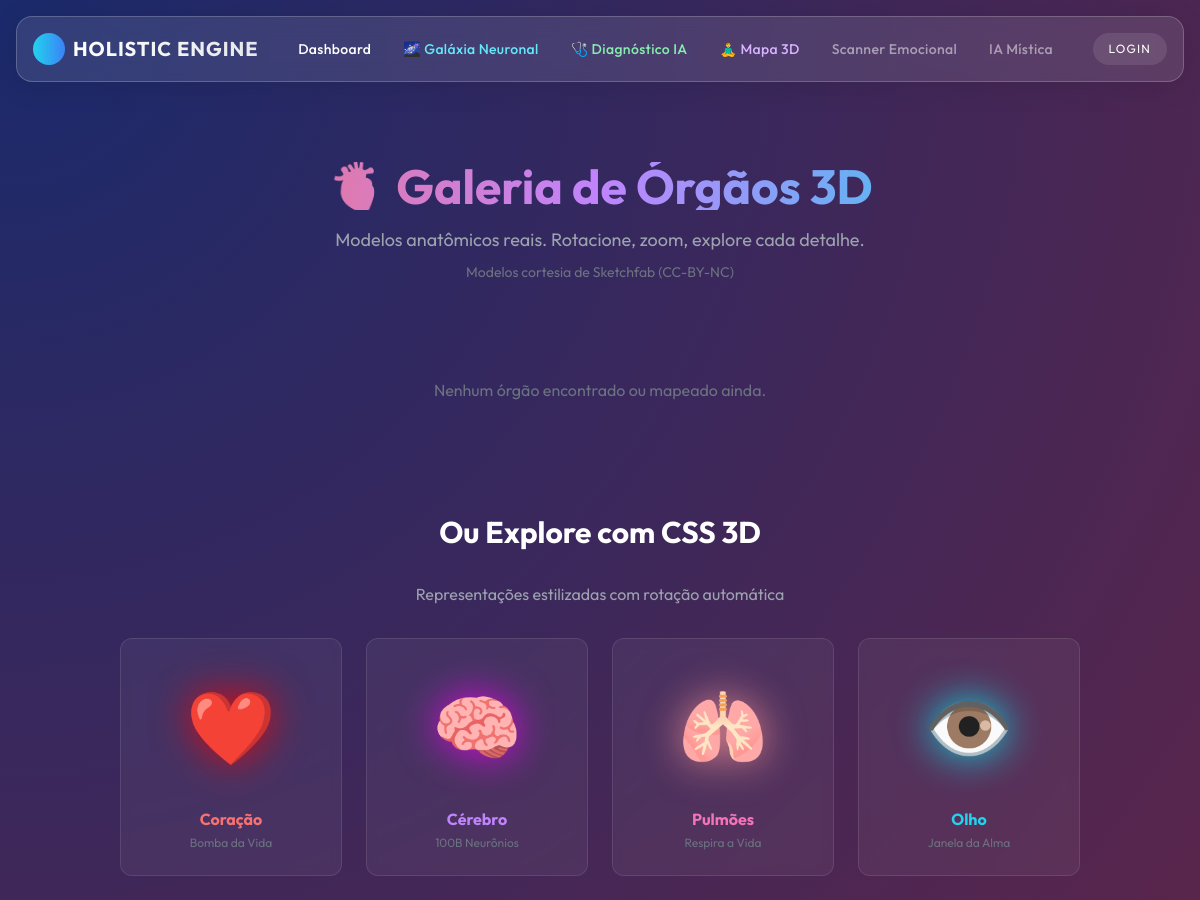
/galeria/ (upper part), run on an earlier commit of the app's database.
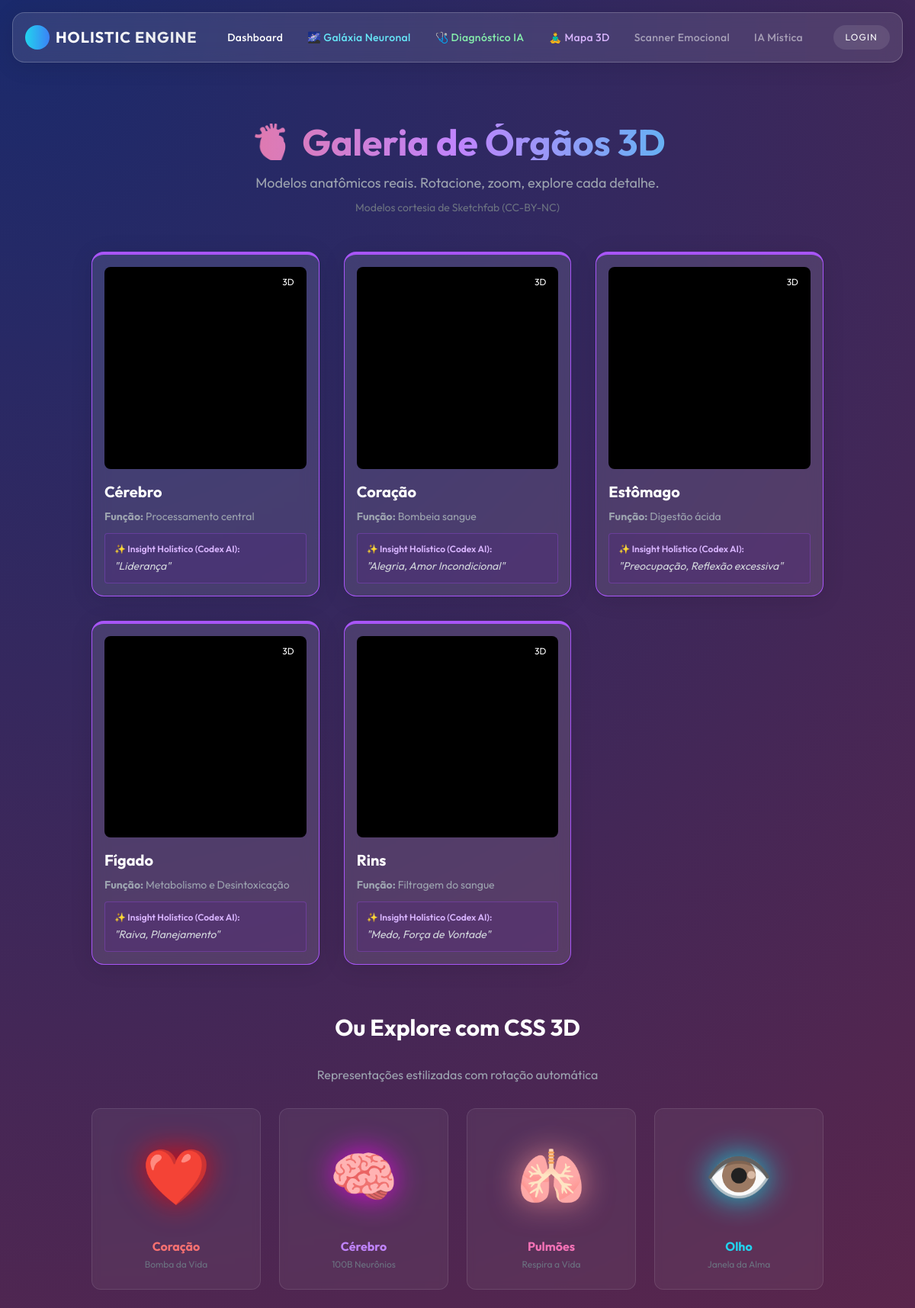
And on a later commit of the database.
### anatomia/models.py (models this page shows, shortened)
class Orgao(EntidadeHolisticaMixin):
    nome = models.CharField(max_length=100)
    sistema = models.ForeignKey(SistemaCorporal, on_delete=models.CASCADE, related_name='orgaos')
    funcao_biologica = models.TextField()
    origem = models.CharField(max_length=200, blank=True, help_text="Ex: Clavícula (Anatomia Muscular)")
    insercao = models.CharField(max_length=200, blank=True, help_text="Ex: Úmero")
    inervacao = models.CharField(max_length=200, blank=True, help_text="Ex: Nervo Axilar")
    vascularizacao = models.CharField(max_length=200, blank=True, help_text="Ex: Artérias Circunflexas")
    elemento_mtc = models.CharField(max_length=50, choices=[('FOGO', 'Fogo'), ('TERRA', 'Terra'), ('METAL', 'Metal'), ('AGUA', 'Água'), ('MADEIRA', 'Madeira')], blank=True)
    horario_pico = models.CharField(max_length=50, help_text="Horário do relógio biológico", blank=True)
    representacao_emocional = models.CharField(max_length=200, help_text="Ex: O Fígado armazena a raiva", blank=True)

### core/views.py (the view)
# urls.py: path('galeria/', organ_gallery, name='organ_gallery'),
def organ_gallery(request):
    SKETCHFAB_IDS = {
        'Coração': '6cad24e83f3f4e93b4b3c6a7f3b5c7e3',
        'Cérebro': '7a1d24b8c5e4492d9a5c6e7f8b9c0d1e',
        'Pulmões': '5b3c24d9e6f4a82b1c5d7e8f9a0b1c2d',
        'Fígado': '8c4d35e0f7a5b93c2d6e8f9a1b2c3d4e',
        'Rins': '9d5e46f1a8b6c04d3e7f9a2b3c4d5e6f',
        'Estômago': '0e6f57a2b9c7d15e4f8a9b3c4d5e6f7a',
    }
    orgaos_db = Orgao.objects.filter(nome__in=SKETCHFAB_IDS.keys())
    orgaos_list = []
    for orgao in orgaos_db:
        orgaos_list.append({
            'obj': orgao,
            'sketchfab_id': SKETCHFAB_IDS.get(orgao.nome),
            'holistico': orgao.representacao_emocional or "Aguardando insight da IA..."
        })
    return render(request, 'organ_gallery.html', {'orgaos': orgaos_list})

### templates/organ_gallery.html (shortened to what the changed rows need)
{% extends 'base.html' %}
{% block content %}
<div class="max-w-7xl mx-auto px-4 py-8">
    <div class="text-center mb-12">
        <h1
            class="text-4xl md:text-5xl font-bold mb-4 text-transparent bg-clip-text bg-gradient-to-r from-red-400 via-purple-400 to-cyan-400">
        </h1>
    </div>
    <div class="grid md:grid-cols-2 lg:grid-cols-3 gap-8">
        {% for item in orgaos %}
        <div class="glass-panel p-4 border-t-4 border-purple-500 hover:scale-105 transition-transform duration-300">
            <div class="aspect-square bg-black rounded-lg overflow-hidden mb-4 relative group">
                <iframe title="{{ item.obj.nome }}"
                    src="https://sketchfab.com/models/{{ item.sketchfab_id }}/embed?autostart=0&ui_hint=0&ui_infos=0&ui_stop=0&ui_inspector=0&ui_watermark_link=0&ui_watermark=0"
                    class="w-full h-full" frameborder="0" allow="autoplay; fullscreen; xr-spatial-tracking"
                    allowfullscreen></iframe>
                <div class="absolute top-2 right-2 bg-black/50 px-2 py-1 rounded text-xs text-white">3D</div>
            </div>
            <h3 class="text-xl font-bold text-white mb-2">{{ item.obj.nome }}</h3>
            <p class="text-sm text-gray-400 mb-2">
                <strong>Função:</strong> {{ item.obj.funcao_biologica|truncatechars:80 }}
            </p>
            <div class="mt-3 p-3 bg-purple-900/20 rounded border border-purple-500/30">
                <p class="text-xs text-purple-300 font-semibold mb-1">✨ Insight Holístico (Codex AI):</p>
                <p class="text-sm text-gray-300 italic">"{{ item.holistico }}"</p>
            </div>
        </div>
        {% empty %}
        <div class="col-span-3 text-center py-12">
            <p class="text-gray-500">Nenhum órgão encontrado ou mapeado ainda.</p>
        </div>
        {% endfor %}
    </div>
    <div class="mt-16">
        <h2 class="text-3xl font-bold text-center mb-8 text-white">Ou Explore com CSS 3D</h2>
    </div>
</div>
{% endblock %}

What changed in the data, as far as the page shows it:
added Orgao: obj.nome "Cérebro", obj.funcao_biologica "Processamento central", holistico "Liderança"
added Orgao: obj.nome "Coração", obj.funcao_biologica "Bombeia sangue", holistico "Alegria, Amor Incondicional"
added Orgao: obj.nome "Estômago", obj.funcao_biologica "Digestão ácida", holistico "Preocupação, Reflexão excessiva"
added Orgao: obj.nome "Fígado", obj.funcao_biologica "Metabolismo e Desintoxicação", holistico "Raiva, Planejamento"
added Orgao: obj.nome "Rins", obj.funcao_biologica "Filtragem do sangue", holistico "Medo, Força de Vontade"
Also different on the page:
text no longer shown: "Nenhum órgão encontrado ou mapeado ainda."
